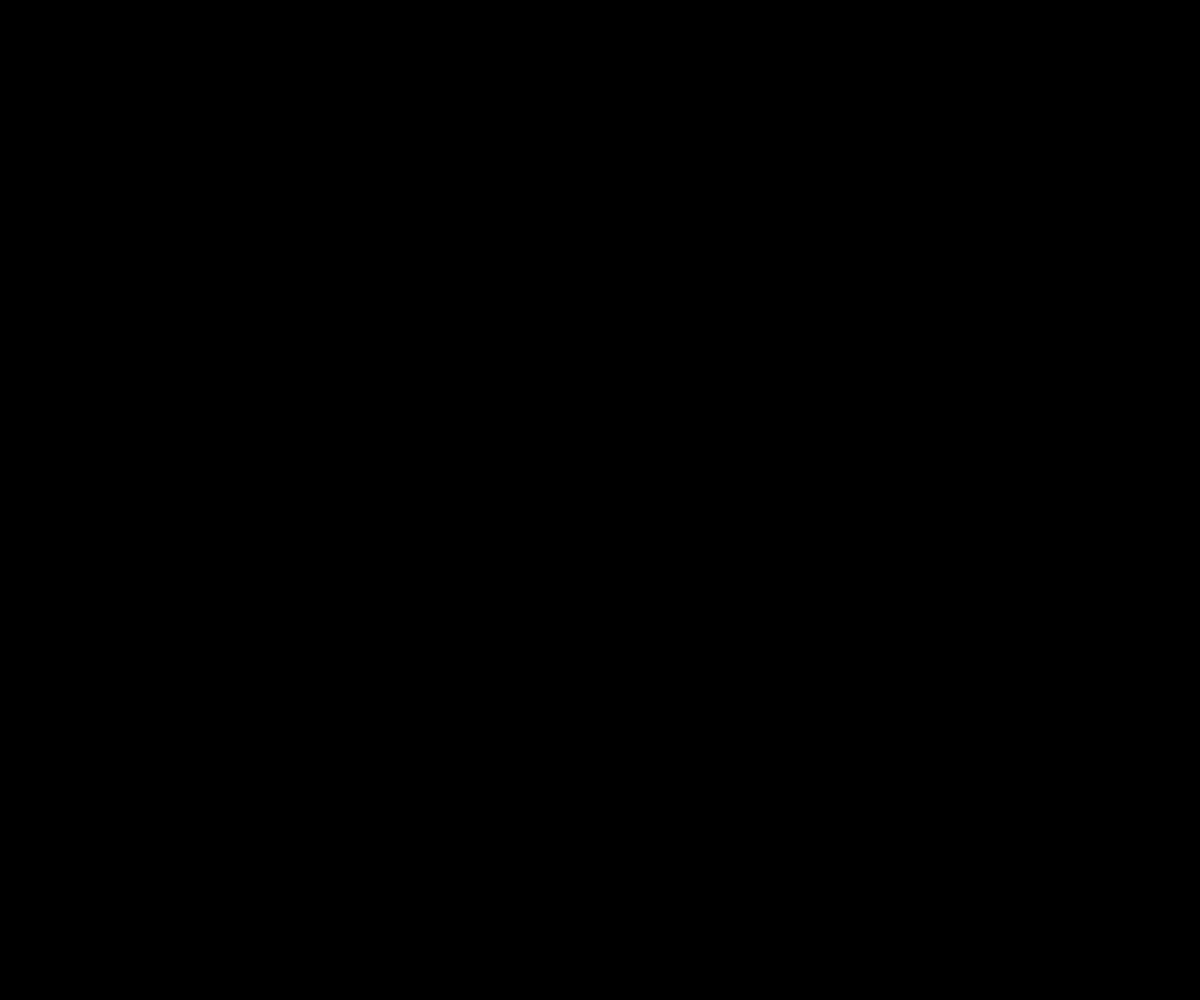
Frame 1 (no input)
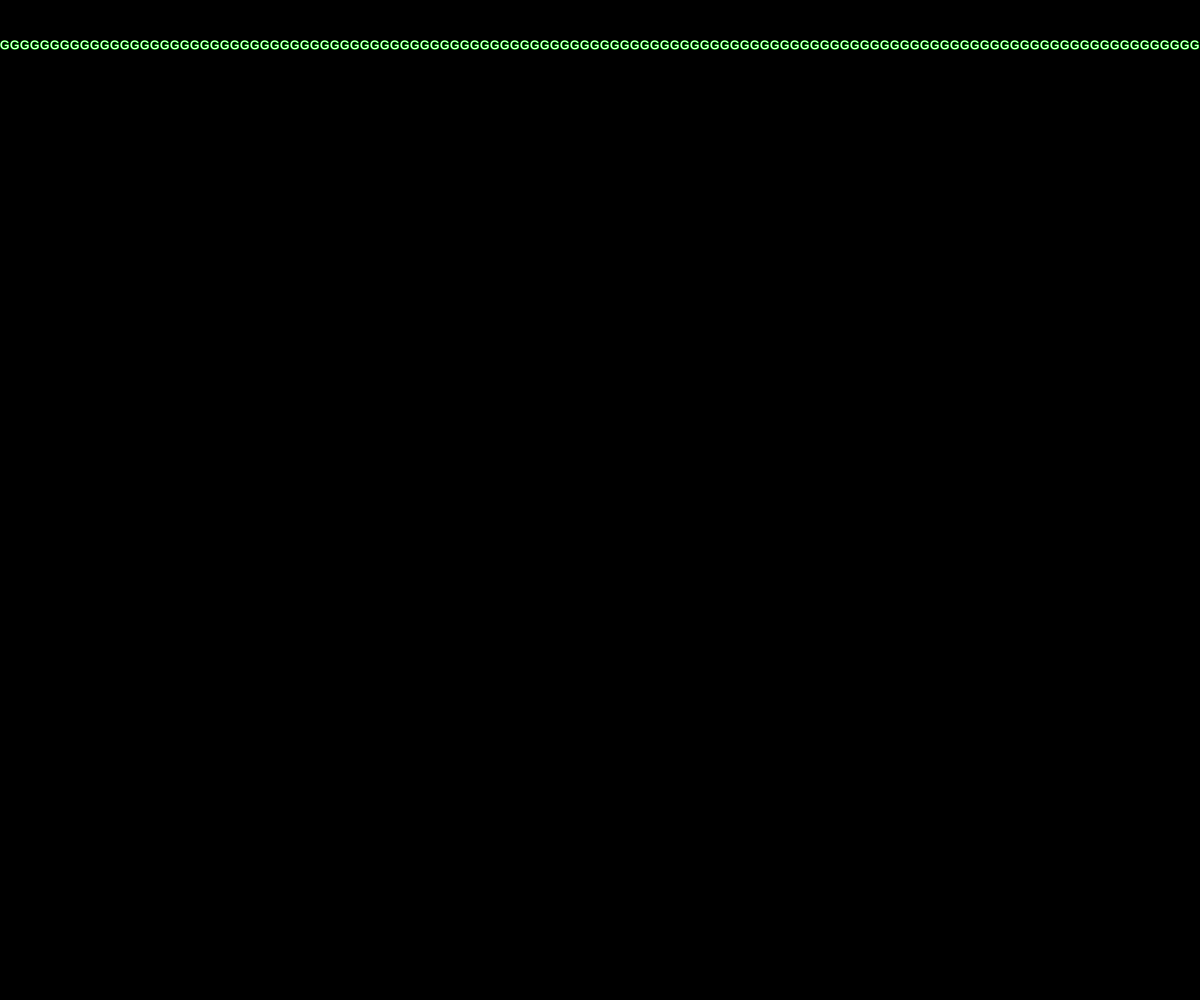
Frame 60 (no input)
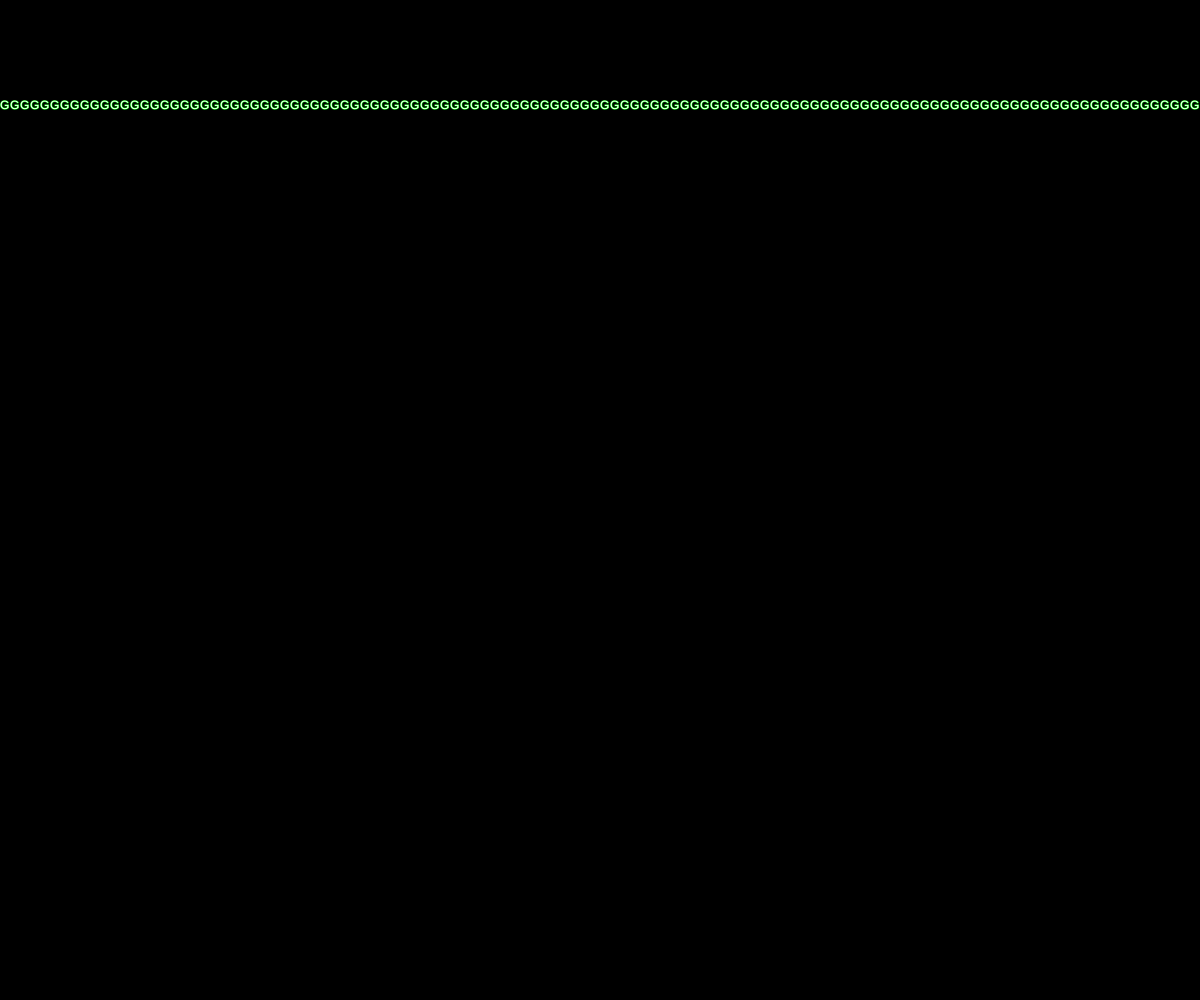
Frame 120 (the mouse pressed at the canvas centre since frame 60)

The p5.js sketch that drew these frames (run headless with seeded random() and noise() and a simulated clock; from frame 60 on, the mouse is pressed at the canvas centre):

// p5.js sketch
// ── sketch.js
let x = 10 , y = 0;
let chars = 'ABCDEFGHIJKLMNOPQRSTUVWXYZ0123456789';
let charGrid = new Array();
let charW = 10, charH = 10;

function setup(){
  createCanvas(windowWidth, windowHeight);
  
}

function draw(){
  background(0);
  fill(255);
  stroke(0, 255, 0);
  for(let i = 0;i<width;i+=1){
    text("G", x*i, y-10);
  }
  y += 1;
}
